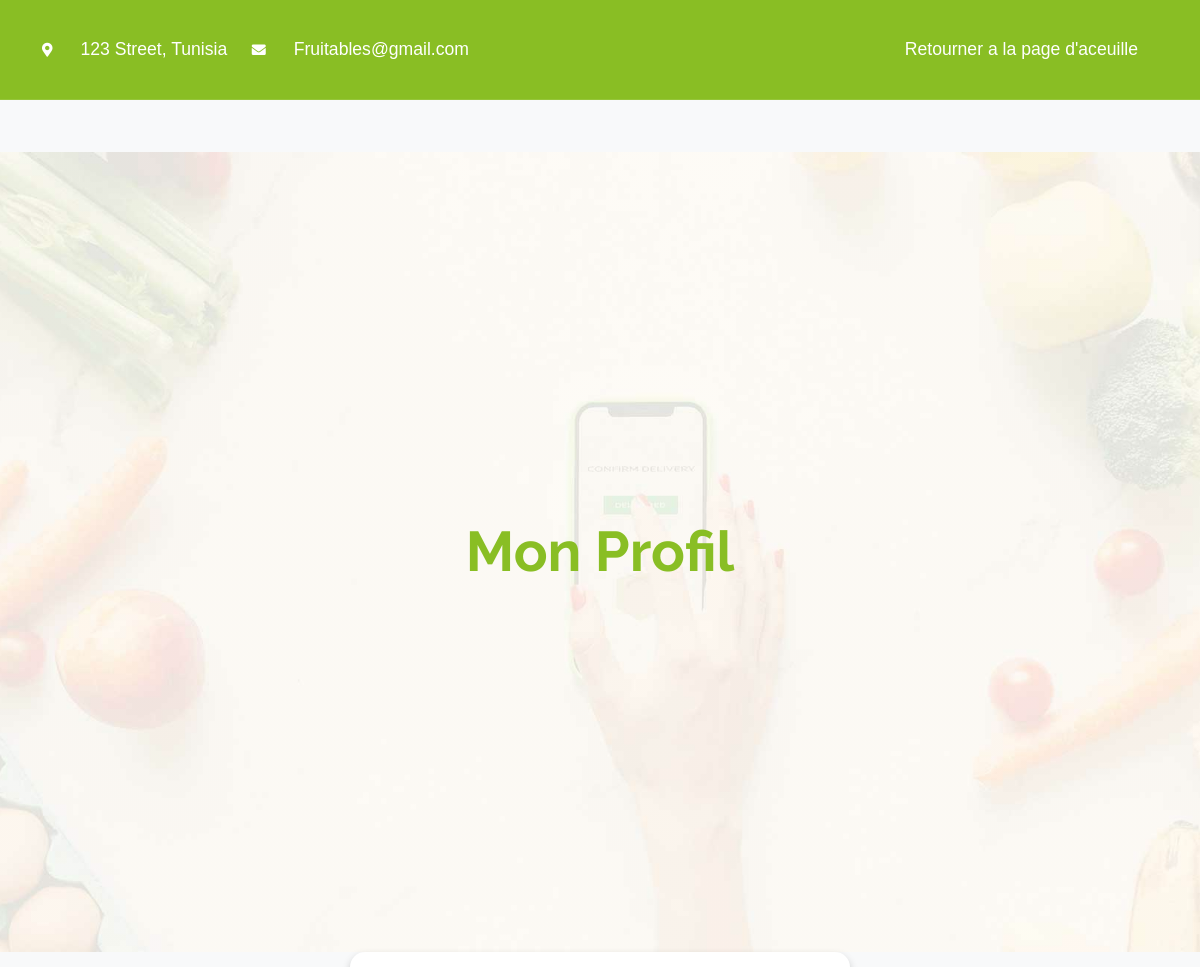
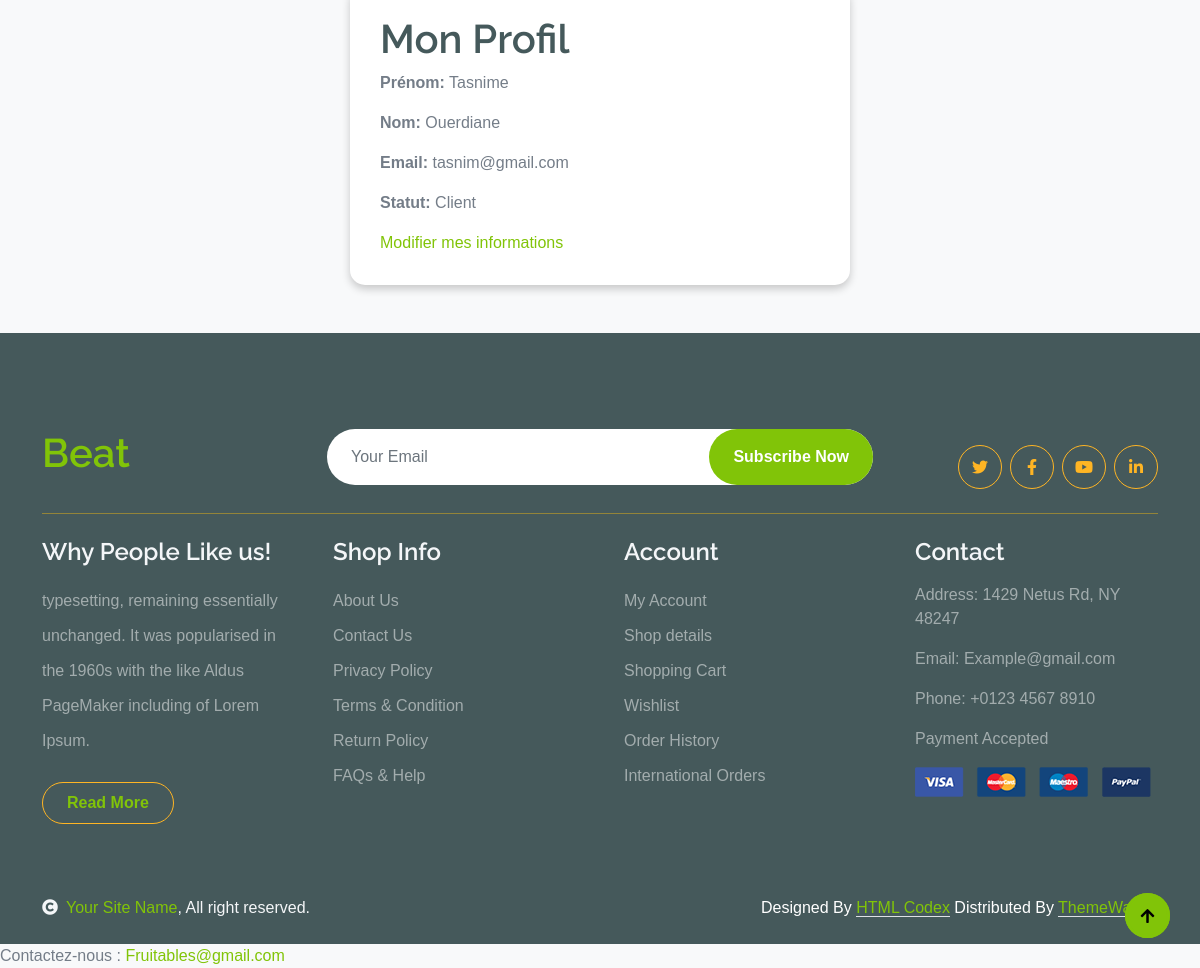
/users/profile/ (signed in), run on the app's committed database (2 pictures, top to bottom).
### users/models.py (models this page shows, shortened)
class User(AbstractUser):
    STATUS_CHOICES = (
        ('client', 'Client'),
        ('etablissement', 'Etablissement'),
    )
    first_name = models.CharField(max_length=100)
    last_name = models.CharField(max_length=100)
    email = models.EmailField(unique=True)
    status = models.CharField(max_length=20, choices=STATUS_CHOICES)
    username = models.CharField(
        _('username'),
        max_length=150,
        unique=True,
        blank=True,
        null=True,
        help_text=_('Required. 150 characters or fewer.'),
    )
    USERNAME_FIELD = 'email'
    REQUIRED_FIELDS = ['first_name', 'last_name']

### users/views.py (the view)
# urls.py: path('profile/', views.profile, name='profile'),
@login_required
def profile(request):
    return render(request, 'users/profile.html', {'user': request.user})

### users/Templates/users/profile.html (shortened to what this page needs)
<!DOCTYPE html>
<html lang="fr">
<head>
    {% load static %}
    {% include 'users/header.html' %}
</head>
<body>
    <div class="navbar">
        <div class="container d-flex justify-content-between">
            <div class="top-info">
                <small><i class="fas fa-map-marker-alt me-2 text-white"></i><a href="#" class="text-white">123 Street, Tunisia</a></small>
                <small><i class="fas fa-envelope me-2 text-white"></i><a href="#" class="text-white">Fruitables@gmail.com</a></small>
            </div>
            <a href="{% url 'client_dashboard' %}" class="top-button">Retourner a la page d'aceuille</a>
        </div>
    </div>
    <div class="hero-header">
        <h1>Mon Profil</h1>
    </div>
    <div class="login-container">
        <div class="login-form">
            <h1>Mon Profil</h1>
            <p><strong>Prénom:</strong> {{ user.first_name }}</p>
            <p><strong>Nom:</strong> {{ user.last_name }}</p>
            <p><strong>Email:</strong> {{ user.email }}</p>
            <p><strong>Statut:</strong> {{ user.get_status_display }}</p>
            <a href="{% url 'update_client' %}">Modifier mes informations</a>
        </div>
    </div>
    <footer>
        {% include 'users/footer.html' %}
        Contactez-nous : <a href="mailto:Beat@gmail.com">Fruitables@gmail.com</a>
    </footer>
</body>
</html>

### static/css/style.css (style rules this page uses)
.navbar { height: 100px; border-bottom: 1px solid rgba(255, 255, 255, .1); }
.hero-header { background: linear-gradient(rgba(248, 223, 173, 0.1), rgba(248, 223, 173, 0.1)), url(../img/hero-img.jpg); background-position: center center; background-repeat: no-repeat; background-size: cover; }
@media (min-width: 992px) { .hero-header, .page-header { margin-top: 152px !important; } }

### users/Templates/users/profile.html (style rules this page uses)
body { font-family: 'Arial', sans-serif; background-color: #f8f9fa; margin: 0; padding: 0; }
.hero-header { display: flex; justify-content: center; align-items: center; height: 100vh; background-color: #f8f9fa; text-align: center; }
.hero-header h1 { font-size: 3.5rem; font-weight: bold; color: #89be24; margin: 0; transition: all 0.3s ease; }
.login-form { background: #fff; padding: 30px; border-radius: 15px; box-shadow: 0 4px 8px rgba(0, 0, 0, 0.2); max-width: 500px; width: 100%; margin: 0 auto; position: relative; }
.login-container { display: flex; justify-content: center; align-items: center; height: 100%; width: 100%; }
.navbar { background-color: #89be24; padding: 10px 0; position: fixed; width: 100%; top: 0; z-index: 1000; }
.navbar a { color: white; font-size: 1.1rem; text-decoration: none; padding: 10px 20px; border-radius: 5px; transition: background-color 0.3s ease; }
.navbar .top-button { margin-left: auto; }

### data on the page
User: first_name "Tasnime", last_name "Ouerdiane", email "tasnim@gmail.com", status "Client"
